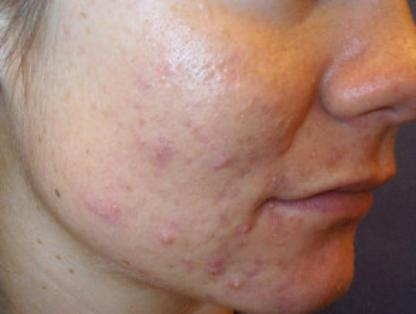
#> input picture Acne.v21i.voc/test/01F3MMY5FZF8N8BX849Y22JCQW_jpeg.rf.c5b97fcbb89c580a60c612b1e150480b.jpg, 416 x 314 px
$ python -i helper.py   (imports and definitions only)   (older library calls are emulated)
#> lines starting #> are read from the running program, lines starting #| are printed output that depends on the picture
import os
import numpy as np
import seaborn as sns
import matplotlib.pyplot as plt
import pandas as pd
import scipy.misc
import skimage.segmentation
import skimage.feature
import imageio
from copy import copy


#function to segmentize
def image_segmentation(img_8bit, scale=1.0, sigma = 0.8, min_size=50):
     # convert the image to range between 0 and 1
    img_float = skimage.util.img_as_float(img_8bit)
    im_mask   = skimage.segmentation.felzenszwalb(
                    img_float,
                    scale    = scale,
                    sigma    = sigma,
                    min_size = min_size)
    img       = np.dstack([img_8bit,im_mask])
    return(img)

#Plot rectangles of segments
# [11 lines left out: function plt_rectangle, not called in this run]

#calculate texture of image
def calc_texture_gradient(img):
    ret = np.zeros(img.shape[:3])
    for colour_channel in (0, 1, 2):
        ret[:, :, colour_channel] = skimage.feature.local_binary_pattern(
            img[:, :, colour_channel], 8, 1.0)

    return ret


# [6 lines left out: function plot_image_with_min_max, not called in this run]
    #plt.show()

#Calculate hsv
def calc_hsv(img):
    hsv = skimage.color.rgb2hsv(img[:,:,:3])
    return(hsv)

#Extract regions
def extract_region(img):
    ## only use the segmentation output
    img_segment = img[:,:,3]
    R = {}
    for y, i in enumerate(img_segment): ## along vertical axis

        for x, l in enumerate(i): ## along horizontal axis
            # initialize a new region
            if l not in R:
                R[l] = {"min_x": np.inf,
                        "min_y": np.inf,
                        "max_x": 0,
                        "max_y": 0,
                        "labels": [l]}

            # bounding box
            if R[l]["min_x"] > x:
                R[l]["min_x"] = x
            if R[l]["min_y"] > y:
                R[l]["min_y"] = y
            if R[l]["max_x"] < x:
                R[l]["max_x"] = x
            if R[l]["max_y"] < y:
                R[l]["max_y"] = y
    ## remove region if it does not have positive height or positive width

    Rcopy = copy(R)
    for key in R.keys():
        r = R[key]
        if (r["min_x"] == r["max_x"]) or (r["min_y"] == r["max_y"]):
            del Rcopy[key]
    return(Rcopy)


#Generate histogram for each region
def calc_hist(img, minhist=0, maxhist=1):
    """
        calculate colour histogram for each region

        the size of output histogram will be BINS * COLOUR_CHANNELS(3)

        number of bins is 25 as same as [uijlings_ijcv2013_draft.pdf]

        extract HSV

        len(hist) = BINS * 3
        hist[:BINS] = [0, 10, 20, 0,...,0] meaning that
           there are 10 pixels that have values between (maxhist - minhist)/BINS*1 and (maxhist - minhist)/BINS*2
           there are 10 pixels that have values between (maxhist - minhist)/BINS*2 and (maxhist - minhist)/BINS*3

    """

    BINS = 25
    hist = np.array([])

    for colour_channel in range(3):

        # extracting one colour channel
        c = img[:, colour_channel]

        # calculate histogram for each colour and join to the result
        hist = np.concatenate(
            [hist] + [np.histogram(c, BINS,
                                   # The lower and upper range of the bins.
                                   (minhist, maxhist))[0]])

    # L1 normalize
    hist = hist / len(img)
    return hist


def augment_regions_with_histogram_info(tex_grad, img, R,hsv,tex_trad):
    for k, v in list(R.items()):

        ## height and width axies are flattened.
        ## masked_pixel.shape = (N pixel with this mask ID , 3)
        masked_pixels  = hsv[img[:, :, 3] == k]
        R[k]["size"]   = len(masked_pixels / 4)
        R[k]["hist_c"] = calc_hist(masked_pixels,minhist=0, maxhist=1)

        # texture histogram
        R[k]["hist_t"] = calc_hist(tex_grad[img[:, :, 3] == k],minhist=0, maxhist=2**8-1)
    return(R)

#Intersect union find
def extract_neighbours(regions):
    '''
    check if two regions intersect
    '''

    def intersect(a, b):
        if (a["min_x"] < b["min_x"] < a["max_x"] and a["min_y"] < b["min_y"] < a["max_y"]) or\
           (a["min_x"] < b["max_x"] < a["max_x"] and a["min_y"] < b["max_y"] < a["max_y"]) or\
           (a["min_x"] < b["min_x"] < a["max_x"] and a["min_y"] < b["max_y"] < a["max_y"]) or\
           (a["min_x"] < b["max_x"] < a["max_x"] and a["min_y"] < b["min_y"] < a["max_y"]):
            return True
        return False

    R = list(regions.items())
    neighbours = []
    for cur, a in enumerate(R[:-1]):
        for b in R[cur + 1:]:
            if intersect(a[1], b[1]):
                neighbours.append((a, b))

    return neighbours


##Using the histogram, calclate similarities of regions
def _sim_colour(r1, r2):
    """
        calculate the sum of histogram intersection of colour
    """
    return sum([min(a, b) for a, b in zip(r1["hist_c"], r2["hist_c"])])


def _sim_texture(r1, r2):
    """
        calculate the sum of histogram intersection of texture
    """
    return sum([min(a, b) for a, b in zip(r1["hist_t"], r2["hist_t"])])


def _sim_size(r1, r2, imsize):
    """
        calculate the size similarity over the image
    """
    return 1.0 - (r1["size"] + r2["size"]) / imsize


def _sim_fill(r1, r2, imsize):
    """
        calculate the fill similarity over the image
    """
    bbsize = (
        (max(r1["max_x"], r2["max_x"]) - min(r1["min_x"], r2["min_x"]))
        * (max(r1["max_y"], r2["max_y"]) - min(r1["min_y"], r2["min_y"]))
    )
    return 1.0 - (bbsize - r1["size"] - r2["size"]) / imsize
def calc_sim(r1, r2, imsize):
    return (_sim_colour(r1, r2)       +\
            _sim_texture(r1, r2)      +\
            _sim_size(r1, r2, imsize) +\
            _sim_fill(r1, r2, imsize))

def calculate_similarlity(img,neighbours,verbose=False):
    # calculate initial similarities
    imsize = img.shape[0] * img.shape[1]
    S = {}
    for (ai, ar), (bi, br) in neighbours:
        S[(ai, bi)] = calc_sim(ar, br, imsize)
        if verbose:
            print("S[({:2.0f}, {:2.0f})]={:3.2f}".format(ai,bi,S[(ai, bi)]))
    return(S)

#Regions
def merge_regions(r1, r2):
    '''
    Suppose r1 and r2 look like:

    (minx1, miny1)
          _____________________
          |                   |
          |     (minx2,maxy2) |
          |           ________|____
          |          |        |    |
          |          |        |    |
          |          |________|____|(maxx2, maxy2)
          |___________________|(maxx1, maxy1)

    Then for merged region,

    minx : minx1
    miny : miny1
    maxx : maxx2
    maxy : maxy1
    size : the number of pixels in the two regions (intersection is counted twice?)


    '''
    new_size = r1["size"] + r2["size"]
    rt = {
        "min_x": min(r1["min_x"], r2["min_x"]),
        "min_y": min(r1["min_y"], r2["min_y"]),
        "max_x": max(r1["max_x"], r2["max_x"]),
        "max_y": max(r1["max_y"], r2["max_y"]),
        "size": new_size,
        "hist_c": (r1["hist_c"] * r1["size"] + r2["hist_c"] * r2["size"]) / new_size,
        "hist_t": (r1["hist_t"] * r1["size"] + r2["hist_t"] * r2["size"]) / new_size,
        "labels": r1["labels"] + r2["labels"]
    }
    return rt

def merge_regions_in_order(S,R,imsize, verbose=False):
    '''
    == Input ==
    S : similarity dictionary

    R : dictionary of proposed regions

    == Output ==

    regions : list of regions

    '''
    # hierarchal search
    while S != {}:

        # Step 1: get highest similarity pair of regions from the similarlity dictionary
        i, j = sorted(S.items(), key=lambda i: i[1])[-1][0]

        # Step 2: marge the region pair and add to the region dictionary
        t = max(R.keys()) + 1.0
        R[t] = merge_regions(R[i], R[j])

        # Step 3: from the similarity dictionary,
        #         remove all the pair of regions where one of the regions is selected in Step 1
        key_to_delete = []
        for k, v in list(S.items()):
            if (i in k) or (j in k):
                key_to_delete.append(k)
        for k in key_to_delete:
            del S[k]

        # Step 4: calculate similarity with new merged region and the regions and its intersecting region
        #         (intersecting region is the region that are to be deleted)
        for k in key_to_delete:
            if k != (i,j):
                if k[0] in (i, j):
                    n = k[1]
                else:
                    n = k[0]
                S[(t, n)] = calc_sim(R[t], R[n], imsize)
    if verbose:
        print("{} regions".format(len(R)))

    ## finally return list of region proposal
    regions = []
    for k, r in list(R.items()):
            regions.append({
                'rect': (
                    r['min_x'],              # min x
                    r['min_y'],              # min y
                    r['max_x'] - r['min_x'], # width
                    r['max_y'] - r['min_y']),# height
                'size': r['size'],
                'labels': r['labels']
            })
    return(regions)


def get_region_proposal(img_8bit,min_size = 500):
    img        = image_segmentation(img_8bit,min_size = min_size)
    R          = extract_region(img)
    tex_grad   = calc_texture_gradient(img)
    hsv        = calc_hsv(img)
    R          = augment_regions_with_histogram_info(tex_grad, img, R,hsv,tex_grad)
    del tex_grad, hsv
    neighbours = extract_neighbours(R)
    S          = calculate_similarlity(img,neighbours)
    regions    = merge_regions_in_order(S,R,imsize = img.shape[0] * img.shape[1])
    return(regions)

# [38 lines left out: function get_IOU, not called in this run]


def warp(img, newsize):
    img_resize = skimage.transform.resize(img,newsize)
    return(img_resize)

# [15 lines left out: function warp_candidate_regions, not called in this run]

>>> import cv2
>>> picture = cv2.cvtColor(cv2.imread('../Acne.v21i.voc/test/01F3MMY5FZF8N8BX849Y22JCQW_jpeg.rf.c5b97fcbb89c580a60c612b1e150480b.jpg'), cv2.COLOR_BGR2RGB)
>>> result = get_region_proposal(picture)
#> in image_segmentation, `im_mask   = skimage.segmentation.felzenszwalb( img_float, scale    = s..`:
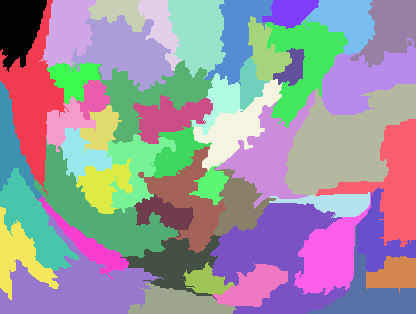
#> im_mask: shape (314, 416) int64; 51 distinct labels, from 0 to 50; one colour per label, 0 black
#> in image_segmentation, `img       = np.dstack([img_8bit,im_mask])`:
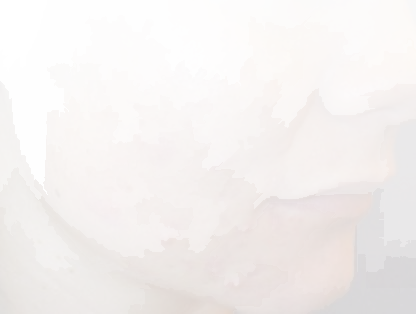
#> img: shape (314, 416, 4) int64; mean R, G, B, A 162.6, 127.3, 113.7, 25.1; transparent parts drawn white
#> after the loop in extract_region, `for y, i in enumerate(img_segment):`: R = 51 items
#> the loop in extract_region, `for key in R.keys():` made 51 passes
#> in calc_hsv, `hsv = skimage.color.rgb2hsv(img[:,:,:3])`: hsv: shape (314, 416, 3) float64; mean of channels 0, 1, 2 0.134, 0.316, 1.76e-17
#> the loop in augment_regions_with_histogram_info, `for k, v in list(R.items()):` made 51 passes
#> the loop in extract_neighbours, `for cur, a in enumerate(R[:-1]):` made 50 passes
#> after the loop in extract_neighbours, `for cur, a in enumerate(R[:-1]):`: neighbours = 145 items
#> the loop in calculate_similarlity, `for (ai, ar), (bi, br) in neighbours:` made 145 passes
#> (ai, bi) on passes 1 to 12: (0, 2), (1, 2), (1, 17), (1, 21), (1, 25), (1, 29), (1, 31), (2, 3), (2, 10), (2, 17), (4, 10), (5, 10)
#> the loop in merge_regions_in_order, `while S != {}:` made 49 passes
#> (i, j, new_size in merge_regions) on passes 1 to 12: (30, 40, 3599), (51, 33, 5273), (46, 48, 3525), (25, 29, 2606), (54, 26, 3681), (22, 23, 12595), (24, 28, 3534), (57, 52, 8807), (10, 16, 7926), (17, 20, 2033), (7, 11, 2515), (12, 14, 4527)
#> the loop in merge_regions_in_order, `for k, r in list(R.items()):` made 100 passes

$ run again, on Acne.v21i.voc/test/01F3MMY6511W62QXS9V7R450H7_jpeg.rf.42a460f021275c36a59bf28515f97b4f.jpg
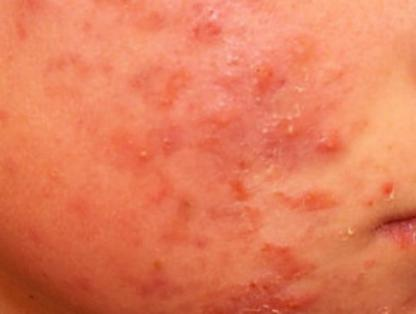
#> input picture Acne.v21i.voc/test/01F3MMY6511W62QXS9V7R450H7_jpeg.rf.42a460f021275c36a59bf28515f97b4f.jpg, 416 x 314 px
#> in image_segmentation, `im_mask   = skimage.segmentation.felzenszwalb( img_float, scale    = s..`:
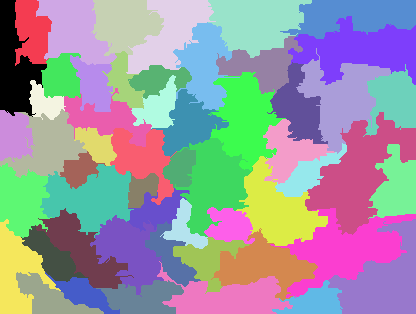
#> im_mask: shape (314, 416) int64; 54 distinct labels, from 0 to 53; one colour per label, 0 black
#> in image_segmentation, `img       = np.dstack([img_8bit,im_mask])`:
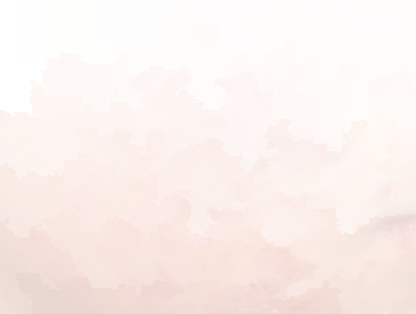
#> img: shape (314, 416, 4) int64; mean R, G, B, A 227.9, 124, 89.2, 25.1; transparent parts drawn white
#> after the loop in extract_region, `for y, i in enumerate(img_segment):`: R = 54 items
#> the loop in extract_region, `for key in R.keys():` made 54 passes
#> hsv: shape (314, 416, 3) float64; mean of channels 0, 1, 2 0.0421, 0.616, 2.47e-17
#> the loop in augment_regions_with_histogram_info, `for k, v in list(R.items()):` made 54 passes
#> the loop in extract_neighbours, `for cur, a in enumerate(R[:-1]):` made 53 passes
#> after the loop in extract_neighbours, `for cur, a in enumerate(R[:-1]):`: neighbours = 152 items
#> the loop in calculate_similarlity, `for (ai, ar), (bi, br) in neighbours:` made 152 passes
#> (ai, bi) on passes 1 to 3: (0, 1), (0, 2), (0, 12)
#> the loop in merge_regions_in_order, `while S != {}:` made 53 passes
#> (i, j, new_size in merge_regions) on passes 1 to 8: (2, 11, 4329), (17, 21, 6372), (0, 12, 4276), (40, 42, 5834), (55, 16, 7552), (27, 37, 3693), (8, 9, 5194), (56, 19, 5086)
#> the loop in merge_regions_in_order, `for k, r in list(R.items()):` made 107 passes

$ run again, on Acne.v21i.voc/test/01F3MMY8VFRQGHYA3KE2P27HJT_jpeg.rf.310b5e3986a6d66fa6890d5f03fda443.jpg
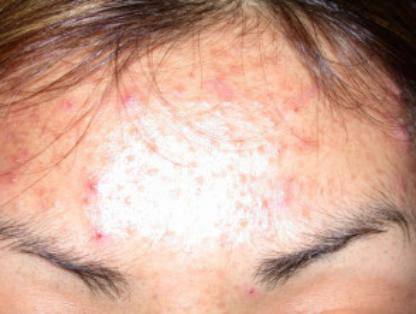
#> input picture Acne.v21i.voc/test/01F3MMY8VFRQGHYA3KE2P27HJT_jpeg.rf.310b5e3986a6d66fa6890d5f03fda443.jpg, 416 x 314 px
#> in image_segmentation, `im_mask   = skimage.segmentation.felzenszwalb( img_float, scale    = s..`:
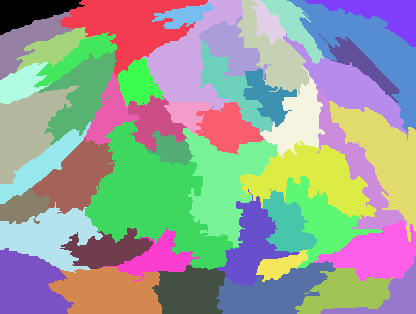
#> im_mask: shape (314, 416) int64; 49 distinct labels, from 0 to 48; one colour per label, 0 black
#> in image_segmentation, `img       = np.dstack([img_8bit,im_mask])`:
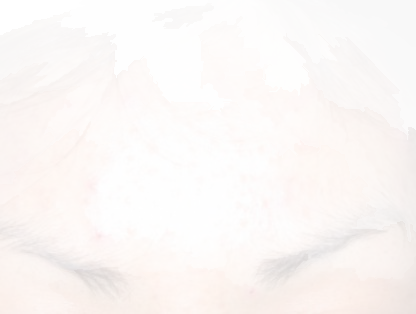
#> img: shape (314, 416, 4) int64; mean R, G, B, A 205.2, 165.5, 148.2, 24.9; transparent parts drawn white
#> after the loop in extract_region, `for y, i in enumerate(img_segment):`: R = 49 items
#> the loop in extract_region, `for key in R.keys():` made 49 passes
#> hsv: shape (314, 416, 3) float64; mean of channels 0, 1, 2 0.08, 0.314, 2.23e-17
#> the loop in augment_regions_with_histogram_info, `for k, v in list(R.items()):` made 49 passes
#> the loop in extract_neighbours, `for cur, a in enumerate(R[:-1]):` made 48 passes
#> after the loop in extract_neighbours, `for cur, a in enumerate(R[:-1]):`: neighbours = 155 items
#> the loop in calculate_similarlity, `for (ai, ar), (bi, br) in neighbours:` made 155 passes
#> (ai, bi) on passes 1 to 3: (0, 9), (0, 11), (0, 12)
#> the loop in merge_regions_in_order, `while S != {}:` made 48 passes
#> (i, j, new_size in merge_regions) on passes 1 to 8: (0, 9, 3571), (28, 30, 15346), (3, 10, 4641), (42, 47, 7696), (45, 48, 6270), (16, 29, 5169), (15, 21, 3489), (13, 14, 4667)
#> the loop in merge_regions_in_order, `for k, r in list(R.items()):` made 97 passes
